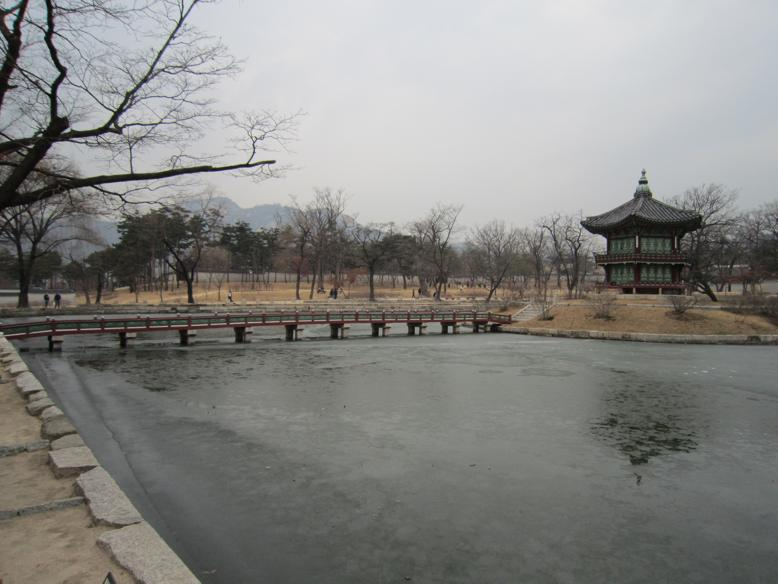
#> input picture Assignment4-PanaromaStitching/Assignment4/data_n_2/img1.jpg, 778 x 584 px, found by its file name
$ jupyter execute featureMatchingHomography.ipynb   (shell and % lines are left out)
#> lines starting #> are read from the running program, lines starting #| are printed output that depends on the picture
[cell 1]
import cv2
import random
import numpy as np
import matplotlib.pyplot as plt
from google.colab.patches import cv2_imshow

[cell 2]
color_img1 = plt.imread('img1.jpg')
#> color_img1 is the input picture: shape (584, 778, 3); mean R, G, B 133.6, 133.3, 130.4
color_img2 = plt.imread('img2.jpg')
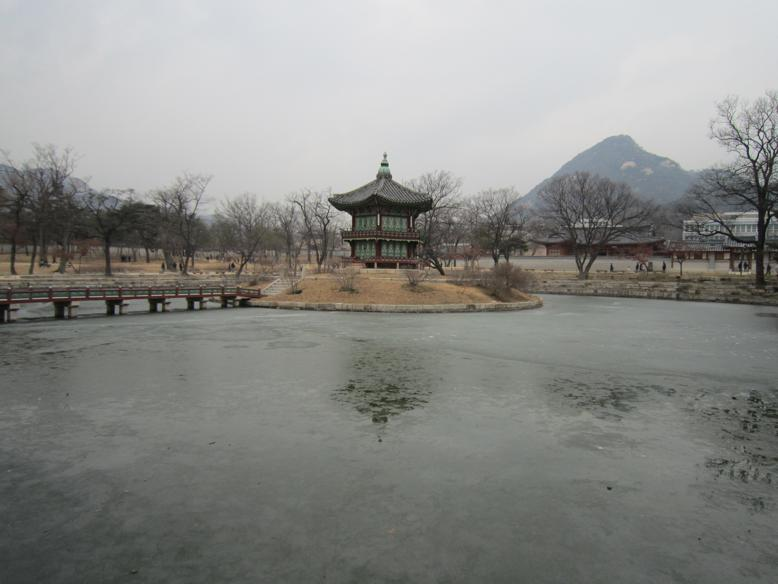
#> input picture Assignment4-PanaromaStitching/Assignment4/data_n_2/img2.jpg, 778 x 584 px, found by its file name
#> color_img2 is the input picture: shape (584, 778, 3); mean R, G, B 137.4, 138.2, 135

def plot_imgs(img1, img2):
  fig, ax = plt.subplots(1, 2, figsize=(15, 20))
  for a in ax:
    a.set_axis_off()
  ax[0].imshow(img1)
  ax[1].imshow(img2)

plot_imgs(color_img1, color_img2)
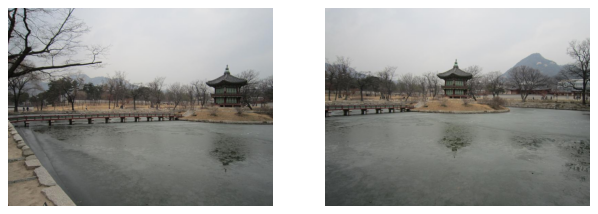
#> figure drawn by matplotlib, 2 panels

[cell 3]
img1 = cv2.cvtColor(color_img1, cv2.COLOR_BGR2GRAY)
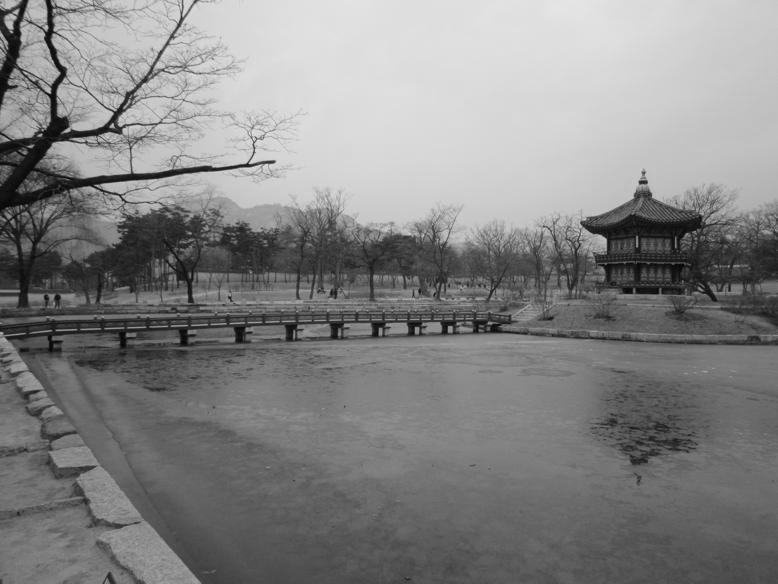
#> img1: shape (584, 778); min 1, max 237, mean 132.4
img2 = cv2.cvtColor(color_img2, cv2.COLOR_BGR2GRAY)
plot_imgs(img1, img2)
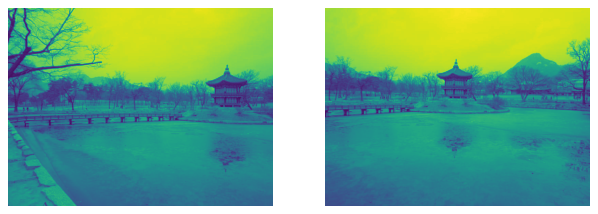
#> figure drawn by matplotlib, 2 panels

[cell 4]
MIN_MATCH_COUNT = 10

# Initiate SIFT detector
sift = cv2.SIFT_create()
# find the keypoints and descriptors with SIFT
kp1, des1 = sift.detectAndCompute(img1,None)
#> kp1 = 2244 keypoints; strongest (x, y, size): (112, 126, 2.9), (247, 165, 3.6), (67, 130, 3.1), (40, 135, 2.4)

kp2, des2 = sift.detectAndCompute(img2,None)
#> kp2 = 1614 keypoints; strongest (x, y, size): (382, 164, 2.6), (384, 164, 4), (771, 213, 1.9), (196, 304, 4)
FLANN_INDEX_KDTREE = 1
index_params = dict(algorithm = FLANN_INDEX_KDTREE, trees = 5)
search_params = dict(checks = 50)
flann = cv2.FlannBasedMatcher(index_params, search_params)
matches = flann.knnMatch(des1,des2,k=2)
#> matches = 2244 matches
# store all the good matches as per Lowe's ratio test.
good = []
for m,n in matches:
    if m.distance < 0.7*n.distance:
        good.append(m)
#> after the loop, good = 382 matches

[cell 5]
# kps = np.float32([kp1.pt for kp in kp1])
print(kp1)
#> (printed output is left out)

[cell 6]
if len(good)>MIN_MATCH_COUNT:
    src_pts = np.float32([ kp1[m.queryIdx].pt for m in good ]).reshape(-1,1,2)
#> src_pts = 382 rows, first 8: [9.22, 24.23], [60.53, 468.6], [61.82, 438.2], [83.71, 331.9], [161.5, 535.6], [167.9, 37.03], [177.7, 18.88], [186.3, 296.6]
    dst_pts = np.float32([ kp2[m.trainIdx].pt for m in good ]).reshape(-1,1,2)
#> dst_pts = 382 rows, first 8: [752.7, 182.1], [394.4, 183.6], [73.61, 321.3], [92.07, 298.8], [579.2, 154.4], [73.61, 321.3], [357.6, 308], [8.58, 263.8]
    M, mask = cv2.findHomography(src_pts, dst_pts, cv2.RANSAC,5.0)
#> M = [[1.82, -0.00636, -525.1], [0.275, 1.59, -191.3], [0.00102, 0.000119, 1]]; mask = 382 values, max 1 at index 13, min 0 at index 0, mean 0.935
    matchesMask = mask.ravel().tolist()
#> matchesMask has the same summary as mask

    h,w = img1.shape
#> h = 584; w = 778
    pts = np.float32([ [0,0],[0,h-1],[w-1,h-1],[w-1,0] ]).reshape(-1,1,2)
#> pts = [[0, 0], [0, 583], [777, 583], [777, 0]]
    dst = cv2.perspectiveTransform(pts,M)
#> dst = [[-525.1, -191.3], [-494.4, 687.9], [478.2, 510.9], [498.9, 12.66]]
    img2 = cv2.polylines(img2,[np.int32(dst)],True,255,3, cv2.LINE_AA)
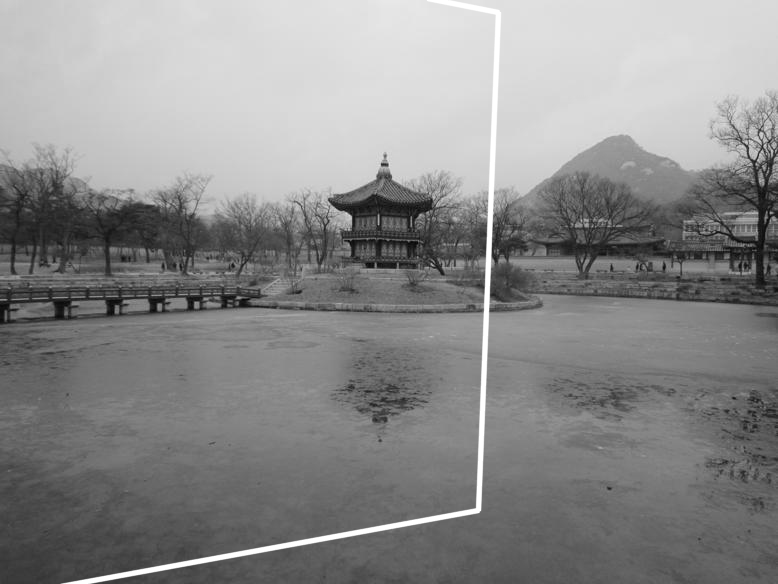
#> img2: shape (584, 778); min 4, max 255, mean 138.5
else:
    print( "Not enough matches are found - {}/{}".format(len(good), MIN_MATCH_COUNT) )
    matchesMask = None

[cell 7]
print(M,mask.shape)

[cell 8]
draw_params = dict(matchColor = (0,255,0), # draw matches in green color
                   singlePointColor = None,
                   matchesMask = matchesMask, # draw only inliers
                   flags = 2)
#> draw_params = 4 items
img3 = cv2.drawMatches(img1,kp1,img2,kp2,good,None,**draw_params)
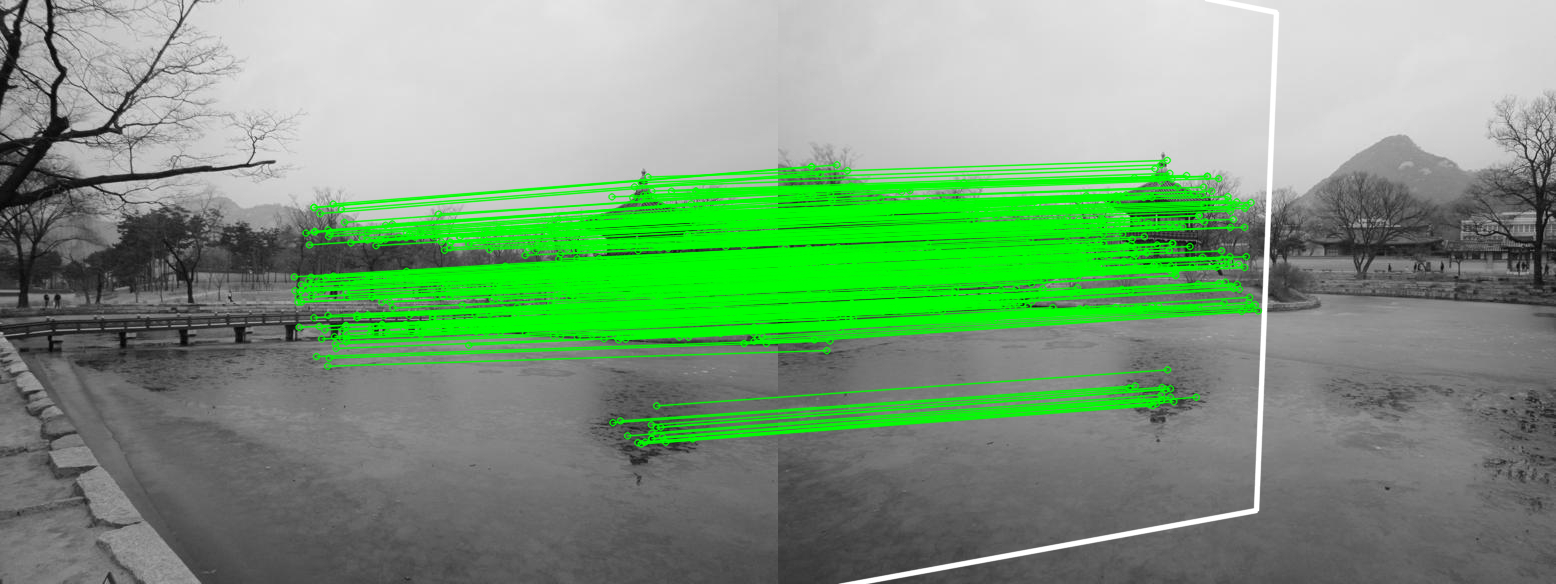
#> img3: shape (584, 1556, 3); mean of channels 0, 1, 2 122.8, 154.9, 122.8; drawn as R, G, B
plt.figure(figsize = (15,20))
plt.imshow(img3, 'gray'),plt.show()

[cell 9]
result = cv2.warpPerspective(img1, M,(img1.shape[1] + img2.shape[1], img1.shape[0]))
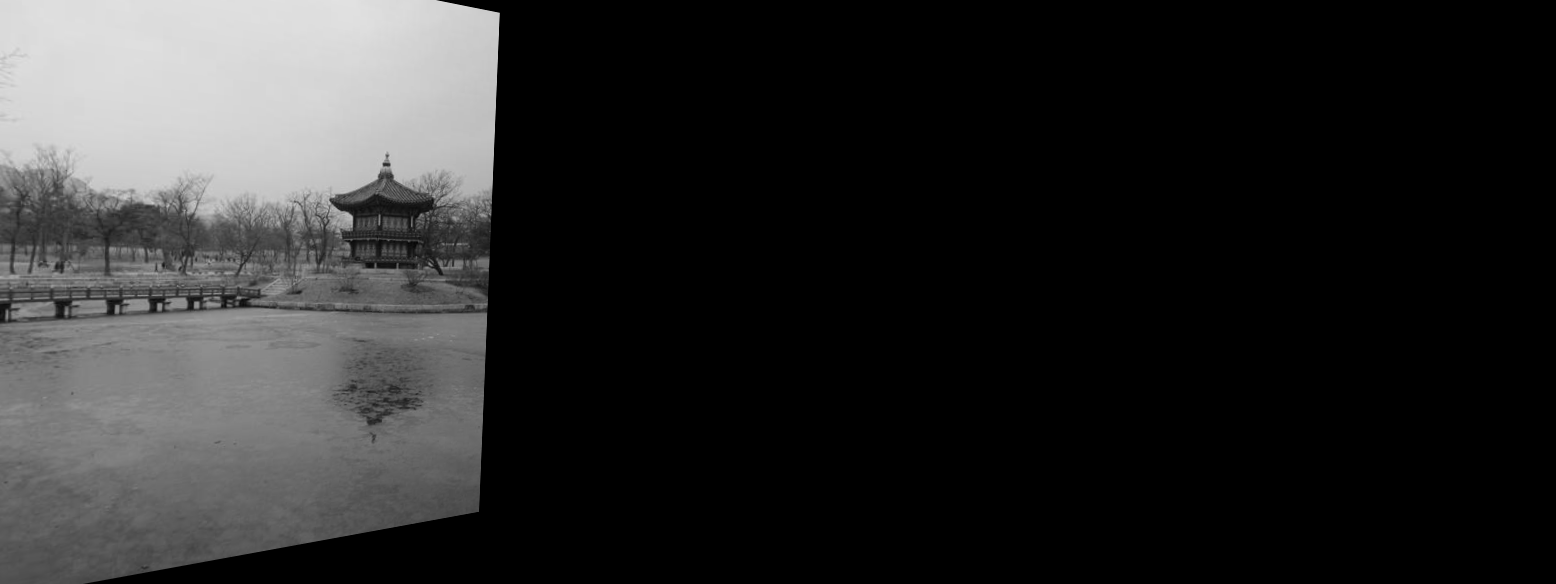
#> result: shape (584, 1556); min 0, max 226, mean 41.4
result[0:img2.shape[0], 0:img2.shape[1]] = img2
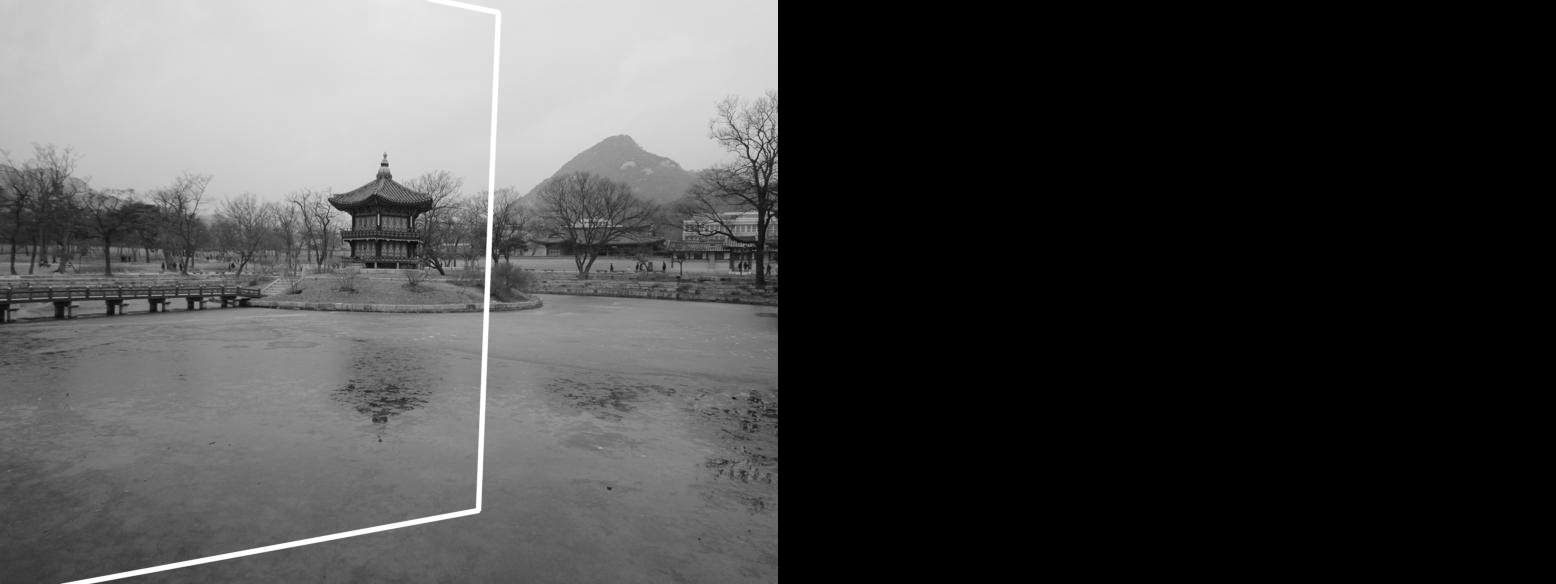
#> result: shape (584, 1556); min 0, max 255, mean 69.3
plt.figure(figsize = (8,16))
plt.imshow(result[:,:780], 'gray'),plt.show()
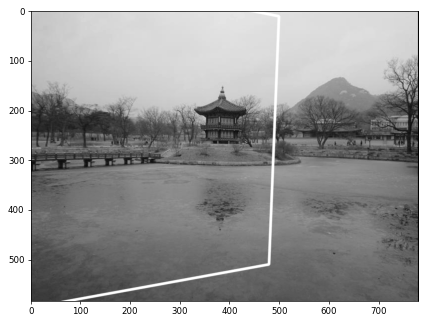
#> figure drawn by matplotlib, 1 panel

[cell 10]
x_offset= -5
y_offset= -5
offset_matrix=np.matrix([[ 1 , 0 , x_offset],[ 0 , 1 , y_offset],[ 0 , 0 ,    1    ]])

Mfinal=np.multiply(M,offset_matrix)
#> Mfinal = [[1.82, 0, 2625.4], [0, 1.59, 956.6], [0, 0, 1]]
print(M,offset_matrix,Mfinal)
result = cv2.warpPerspective(img1, Mfinal,(img1.shape[1] + img2.shape[1], img1.shape[0]))
#> result: shape (584, 1556); every value is 0
# result = cv2.warpPerspective(img2, Mfinal,(img2.shape[1] + img1.shape[1], img2.shape[0]))

# result[0:img1.shape[0], 0:img1.shape[1]] = img1
result[0:img2.shape[0], 0:img2.shape[1]] = img2
plt.figure(figsize = (15,20))
plt.imshow(result, 'gray'),plt.show()
